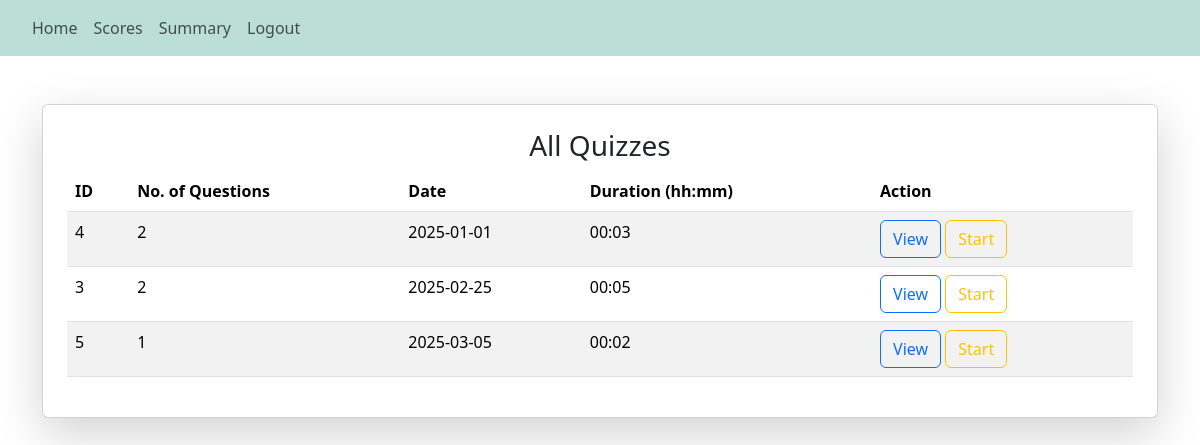
/user (signed in), run on an earlier commit of the app's database.
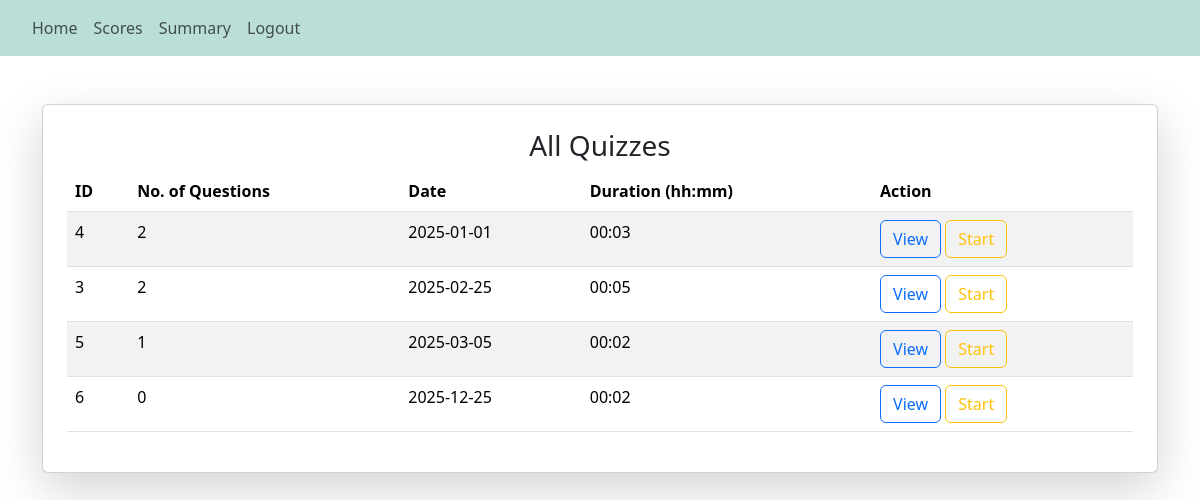
And on a later commit of the database.
### backend/models.py (models this page shows)
class Quiz(db.Model):
    __tablename__ = "quiz"
    id = db.Column(db.Integer, primary_key=True)
    date = db.Column(db.Date, nullable=False)
    duration = db.Column(db.Integer, nullable=False)
    chapter_id = db.Column(db.Integer, db.ForeignKey('chapter.id'), nullable=False)
    questions = db.relationship('Question', backref='quiz', lazy=True)
    scores = db.relationship('Score', backref='quiz', lazy=True)

### backend/controllers.py (the view)
@app.route("/user")
@login_required
def user():
    quizzes = Quiz.query.order_by(Quiz.date).all()
    return render_template("user.html", user=current_user, quizzes = quizzes)

### app.py (called while the page is built)
def start():
    quiz_app = Flask(__name__)
    quiz_app.config["SQLALCHEMY_DATABASE_URI"]="sqlite:///quiz_db.sqlite3"
    quiz_app.config["SECRET_KEY"] = "this_is_a_secret_for_quiz_app"
    db.init_app(quiz_app)
    quiz_app.app_context().push()
    quiz_app.debug = True
    db.create_all()
    create_admin()
    login_manager = LoginManager()
    login_manager.login_view = 'login'
    login_manager.init_app(quiz_app)
    @login_manager.user_loader
    def load_user(id):
        return User.query.get(int(id))
    print("Quiz app is running... ")

### templates/user.html (shortened to what this page needs)
{% extends "base.html" %}  {% block nav %}
<nav class="navbar navbar-expand-lg navbar-light">
  <div class="collapse navbar-collapse mx-4" id="navbarSupportedContent">
    <ul class="navbar-nav mr-auto">
      <li class="nav-item active">
        <a class="nav-link" href="/user">Home</a>
      </li>
      <li class="nav-item">
        <a class="nav-link" href="/user_scores">Scores</a>
      </li>
      <li class="nav-item">
        <a class="nav-link" href="/user_summary">Summary</a>
      </li>
      <li class="nav-item">
        <a class="nav-link" href="/logout">Logout</a>
      </li>
    </ul>
  </div>
</nav>
{% endblock %} {% block content %}
<div class="container mt-5">
  <div class="card shadow-lg bg-white p-4 rounded table-responsive">
    <h3 class="text-center">All Quizzes</h3>
    <table class="table table-striped">
      {% if quizzes %}
      <thead>
        <tr>
          <th>ID</th>
          <th>No. of Questions</th>
          <th>Date</th>
          <th>Duration (hh:mm)</th>
          <th>Action</th>
        </tr>
      </thead>
      <tbody>
        {% for quiz in quizzes %}
        <tr>
          <td>{{ quiz.id }}</td>
          <td>{{ quiz.questions|length }}</td>
          <td>{{ quiz.date.strftime('%Y-%m-%d') }}</td>
          <td>{{ quiz.duration }}</td>
          <td>
            <a href="/quiz_view/{{ quiz.id }}/" class="btn btn-outline-primary">View</a>
            <a href="/quiz_start/{{ quiz.id }}/" class="btn btn-outline-warning">Start</a>
          </td>
        </tr>
        {% endfor %}
      </tbody>
    </table>
    {% else %}
    <h3 class="text-center mt-5">No Questions found</h3>
    {% endif %}
  </div>
</div>
{% endblock %}

### templates/base.html (shortened to what this page needs)
<!DOCTYPE html>
<html lang="en">
  <head>
    <link
      href="https://cdn.jsdelivr.net/npm/bootstrap@5.3.3/dist/css/bootstrap.min.css"
      rel="stylesheet"
    />
  </head>
  <body>
    {% block nav %} {% endblock %}
    {% block content %} {% endblock %}
  </body>
</html>

### templates/user.html (style rules this page uses)
nav { background-color: #BBDED6; }

What changed in the data, as far as the page shows it:
added Quiz: id "6", questions|length "0", date "2025-12-25", duration "00:02"
